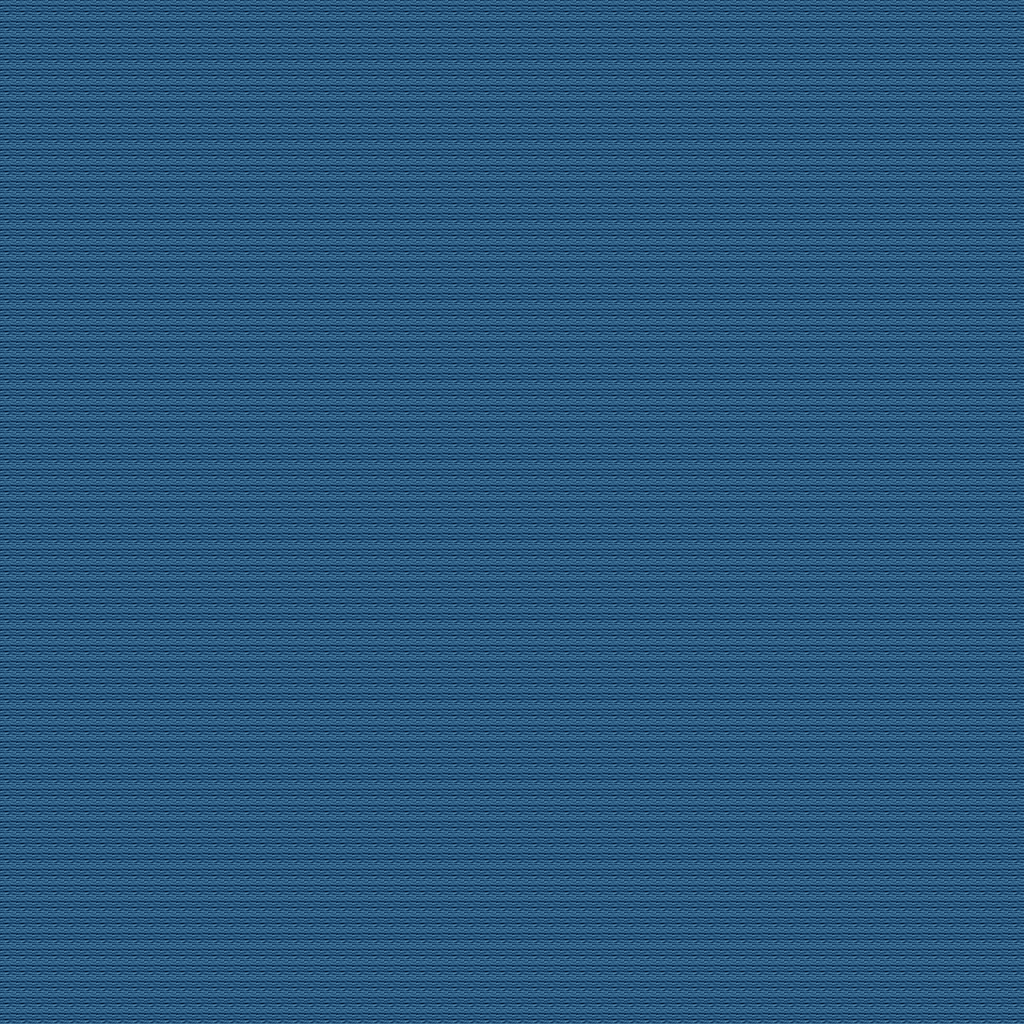

Tiled map render using the project's own tile images. Description and the map definition, with tile-layer contents summarised, below:
An orthogonal 64x64 tile map with 16x16 px tiles, 2 tile layers (terrain, objects), 4 hidden layers not drawn.

<map version="1.0" orientation="orthogonal" width="64" height="64" tilewidth="16" tileheight="16">
 <tileset firstgid="1" name="ld27" tilewidth="16" tileheight="16">
  <image source="tileset.png" width="1024" height="1024" />
  <tile id="0">
   <properties>
    <property name="entity" value="Grass" />
   </properties>
  </tile>
  <tile id="1">
   <properties>
    <property name="entity" value="Zombie" />
   </properties>
  </tile>
  <tile id="2">
   <properties>
    <property name="entity" value="Water" />
   </properties>
  </tile>
  <tile id="3">
   <properties>
    <property name="entity" value="Mountain" />
   </properties>
  </tile>
  <tile id="4">
   <properties>
    <property name="entity" value="Grass2" />
   </properties>
  </tile>
  <tile id="5">
   <properties>
    <property name="entity" value="Grass4" />
   </properties>
  </tile>
  <tile id="64">
   <properties>
    <property name="entity" value="Worker" />
   </properties>
  </tile>
  <tile id="65">
   <properties>
    <property name="entity" value="Rock" />
   </properties>
  </tile>
  <tile id="66">
   <properties>
    <property name="entity" value="Warrior" />
   </properties>
  </tile>
  <tile id="67">
   <properties>
    <property name="entity" value="Dirt" />
   </properties>
  </tile>
  <tile id="68">
   <properties>
    <property name="entity" value="Grass3" />
   </properties>
  </tile>
  <tile id="69">
   <properties>
    <property name="entity" value="Dirt2" />
   </properties>
  </tile>
  <tile id="70">
   <properties>
    <property name="entity" value="Dirt3" />
   </properties>
  </tile>
  <tile id="71">
   <properties>
    <property name="entity" value="Oil" />
   </properties>
  </tile>
  <tile id="128">
   <properties>
    <property name="entity" value="Tree" />
   </properties>
  </tile>
  <tile id="129">
   <properties>
    <property name="entity" value="Crop1" />
   </properties>
  </tile>
  <tile id="130">
   <properties>
    <property name="entity" value="Priest" />
   </properties>
  </tile>
  <tile id="131">
   <properties>
    <property name="entity" value="Grave" />
   </properties>
  </tile>
  <tile id="132">
   <properties>
    <property name="entity" value="Water2" />
   </properties>
  </tile>
  <tile id="133">
   <properties>
    <property name="entity" value="Water3" />
   </properties>
  </tile>
  <tile id="134">
   <properties>
    <property name="entity" value="Dirt4" />
   </properties>
  </tile>
  <tile id="192">
   <properties>
    <property name="entity" value="House" />
   </properties>
  </tile>
  <tile id="193">
   <properties>
    <property name="entity" value="Crop2" />
   </properties>
  </tile>
  <tile id="194">
   <properties>
    <property name="entity" value="Wall" />
   </properties>
  </tile>
  <tile id="195">
   <properties>
    <property name="entity" value="UFO" />
   </properties>
  </tile>
  <tile id="196">
   <properties>
    <property name="entity" value="Water4" />
   </properties>
  </tile>
  <tile id="197">
   <properties>
    <property name="entity" value="OilOre" />
   </properties>
  </tile>
  <tile id="198">
   <properties>
    <property name="entity" value="Grass" />
   </properties>
  </tile>
  <tile id="199">
   <properties>
    <property name="entity" value="Grass5" />
   </properties>
  </tile>
  <tile id="256">
   <properties>
    <property name="entity" value="Fire" />
   </properties>
  </tile>
  <tile id="257">
   <properties>
    <property name="entity" value="Crop3" />
   </properties>
  </tile>
  <tile id="260">
   <properties>
    <property name="entity" value="Sand" />
   </properties>
  </tile>
  <tile id="261">
   <properties>
    <property name="entity" value="Sand2" />
   </properties>
  </tile>
  <tile id="262">
   <properties>
    <property name="entity" value="MetalOre" />
   </properties>
  </tile>
  <tile id="324">
   <properties>
    <property name="entity" value="Sand3" />
   </properties>
  </tile>
  <tile id="325">
   <properties>
    <property name="entity" value="Sand4" />
   </properties>
  </tile>
 </tileset>
 <layer name="tiled-background-only" width="64" height="64" visible="0">
  <data>[4096 cells, 3072 non-empty, 1 distinct tile ids]</data>
 </layer>
 <layer name="tiled-sprite-test-only" width="64" height="64" visible="0">
  <data>[4096 cells, 0 non-empty, 0 distinct tile ids]</data>
 </layer>
 <layer name="tiles" width="64" height="64" visible="0">
  <data>[4096 cells, 0 non-empty, 0 distinct tile ids]</data>
 </layer>
 <layer name="terrain" width="64" height="64">
  <data>[4096 cells, 4096 non-empty, 1 distinct tile ids]</data>
 </layer>
 <layer name="objects" width="64" height="64">
  <data>[4096 cells, 0 non-empty, 0 distinct tile ids]</data>
 </layer>
 <layer name="tileset-no-populate" width="64" height="64" visible="0">
  <data>[4096 cells, 48 non-empty, 48 distinct tile ids]</data>
 </layer>
</map>
